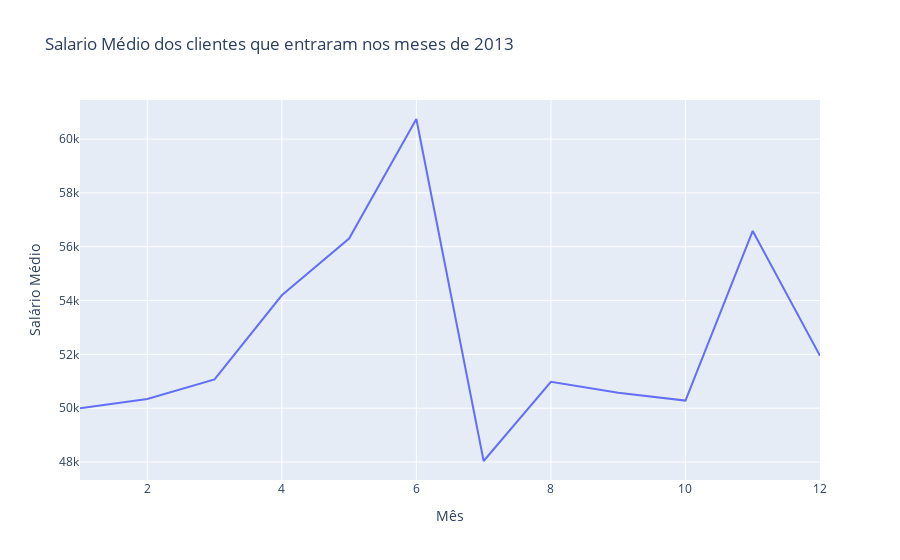

The code cell stored with this chart in its notebook:
### Code cell
line1 = go.Scatter(x = month, y = avg_income, mode = 'lines', name = 'Ligado por linhas')

layout = go.Layout(title= 'Salario Médio dos clientes que entraram nos meses de 2013',
                   xaxis = {'title': 'Mês'},
                   yaxis = {'title': 'Salário Médio'})

fig = go.Figure(data= [line1], layout= layout)

py.iplot(fig)

### Figure 1 — Plotly figure (JSON) as saved in the notebook; plotly's stock layout.template omitted (floating-point values rounded to 4 significant figures)
{"data": [{"mode": "lines", "name": "Ligado por linhas", "type": "scatter", "x": [1, 2, 3, 4, 5, 6, 7, 8, 9, 10, 11, 12], "y": [50000.0, 50340.0, 51070.0, 54190.0, 56300.0, 60750.0, 48040.0, 50980.0, 50580.0, 50280.0, 56590.0, 51950.0]}], "layout": {"title": {"text": "Salario Médio dos clientes que entraram nos meses de 2013"}, "xaxis": {"title": {"text": "Mês"}}, "yaxis": {"title": {"text": "Salário Médio"}}}}
